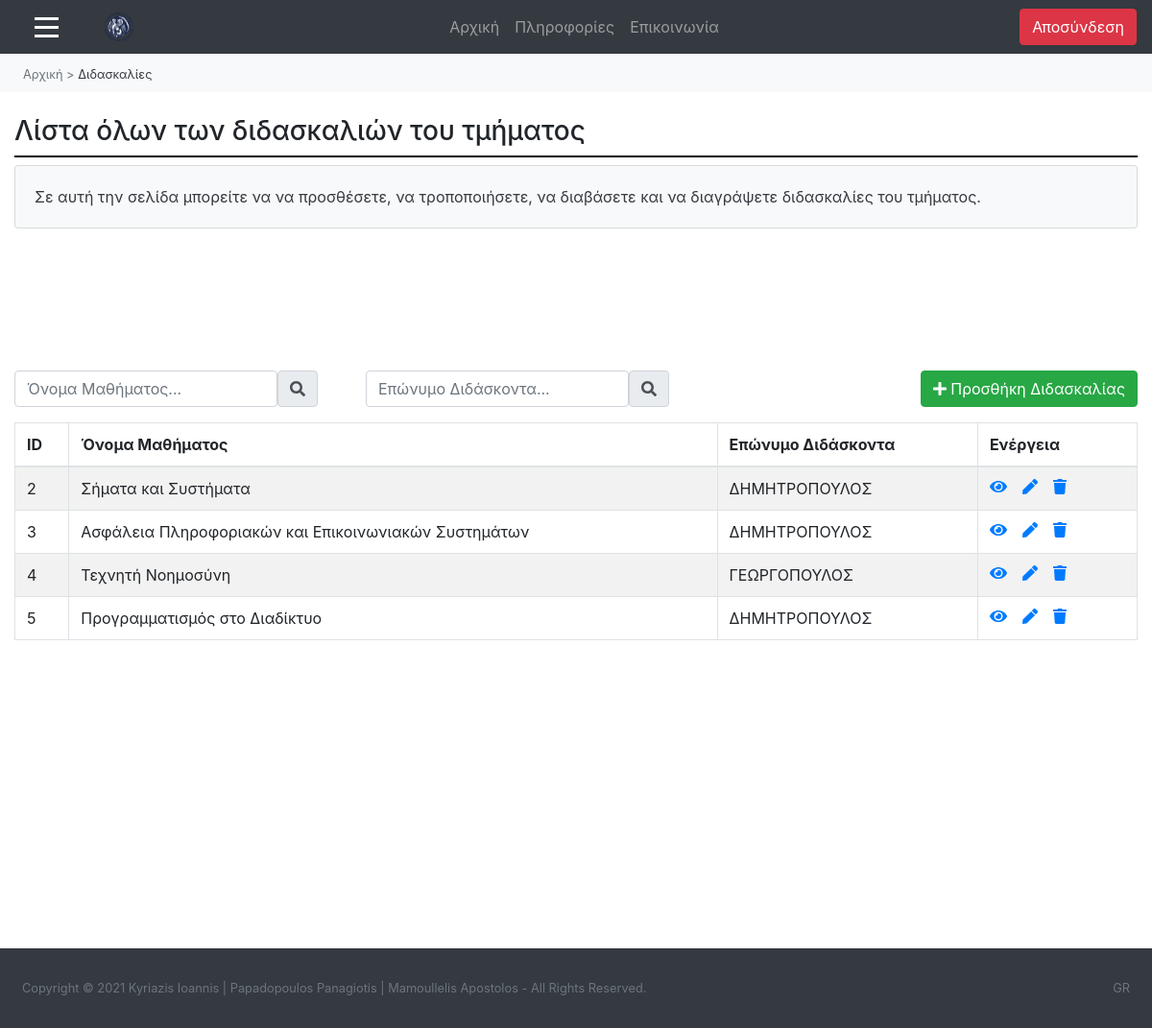
/ergasia-theorias/diaxeiristis-didaskalies.php (signed in), run on the app's committed database.
### tables this page shows
CREATE TABLE `didaskalia` (
  `id_didaskalias` int(10) NOT NULL,
  `id_mathimatos` varchar(10) NOT NULL,
  `etos_didaskalias` int(4) NOT NULL,
  `eksamino_didaskalias` int(2) NOT NULL,
  `id_didaskonta` varchar(10) NOT NULL,
  `varostheorias` double DEFAULT NULL,
  `varosergastiriou` double DEFAULT NULL,
  `periorismostheorias` double DEFAULT NULL,
  `periorismosergastiriou` double DEFAULT NULL
);

CREATE TABLE `mathima` (
  `id_mathimatos` varchar(10) NOT NULL,
  `onoma_mathimatos` varchar(100) NOT NULL,
  `perigrafi_mathimatos` varchar(5000) DEFAULT NULL,
  `proapaitoumenamathimata` varchar(5000) DEFAULT NULL
);

CREATE TABLE `didaskon` (
  `id_didaskonta` varchar(10) NOT NULL,
  `email_didaskonta` varchar(50) NOT NULL,
  `onoma_didaskonta` varchar(50) NOT NULL,
  `eponimo_didaskonta` varchar(50) NOT NULL,
  `vathmida_didaskonta` varchar(50) NOT NULL
);

### ergasia-theorias/diaxeiristis-didaskalies.php (the view, shortened to what this page needs)
<html>
<head>
        <link rel="stylesheet" href="style.css"/>
		<link rel="stylesheet" href="https://maxcdn.bootstrapcdn.com/bootstrap/4.5.2/css/bootstrap.min.css">
		<link rel="stylesheet" href="https://maxcdn.bootstrapcdn.com/bootstrap/4.0.0/css/bootstrap.min.css">
		<link href="https://cdn.datatables.net/1.10.20/css/dataTables.bootstrap4.min.css" rel="stylesheet" />
</head>
<?php
 include "diaxeiristis-elegxos.php";
?>
<body>
<nav class="navbar navbar-expand-md bg-dark navbar-dark">
  <span class="" style="font-size:25px; cursor:pointer;" onclick="openNav()"><div class="symvolo-menu"></div>
																			<div class="symvolo-menu"></div>
																			<div class="symvolo-menu"></div></span>
  <a class="navbar-brand ml-5" href="diaxeiristis-arxiki.php">
	<img <img src="photos/foto_panepistimiou.png" width="30" height="30" alt="">
  </a>
  <div class="collapse navbar-collapse" id="collapse_target">
  <ul class="navbar-nav text-center w-100 justify-content-center">
    <li class="nav-item">
      <a class="nav-link" href="diaxeiristis-arxiki.php">Αρχική</a>
    </li>
	<li class="nav-item">
      <a class="nav-link" href="diaxeiristis-plirofories.php">Πληροφορίες</a>
    </li>
	<li class="nav-item">
      <a class="nav-link" href="diaxeiristis-epikoinonia.php">Επικοινωνία</a>
    </li>
  </ul>
  <ul class="nav navbar-nav ml-auto">
      <a href="logout.php" class="btn btn-danger mx-auto">
          <span class="glyphicon glyphicon-log-out"></span> Αποσύνδεση
		</a>
    </ul>
	</div>
</nav>
<nav class="nav text-dark bg-light py-2" name="navigation-menu">
	<ul class="nav pl-4">
		<li class="nav-item">
			<a href="diaxeiristis-arxiki.php" class="text-muted text-decoration-none small">Αρχική</a>
		</li>
		<li class="nav-item">
			<a class="text-muted text-decoration-none small">&nbsp;>&nbsp;</a>
		</li>
		<li class="nav-item active">
			<a class="text-dark text-decoration-none small">Διδασκαλίες</a>
		</li>
	</ul>
</nav>
<body>
<div class="wrapper">
<div class="container-fluid">
	<h3 class="mt-4">Λίστα όλων των διδασκαλιών του τμήματος</h3>
	<div class="grammikatoapotitlo"></div>
		<div class="card bg-light text-dark">
			<div class="card-body">Σε αυτή την σελίδα μπορείτε να να προσθέσετε, να τροποποιήσετε, να διαβάσετε και να διαγράψετε διδασκαλίες του τμήματος.</div>
		</div>
	<div class="row">
                <div class="col-md-12">
                    <div class="mt-5 mb-3 clearfix">
						<div style="padding-top:100px;"></div>
						<div class="input-group">
							<div class="form-outline">
								<input type="text" class="form-control rounded" id="myInput1" onkeyup="myFunction1()" placeholder="Όνομα Μαθήματος...">
							</div>
							<span class="input-group-text" id="search-addon">
								<i class="fas fa-search"></i>
							</span>
							<div style="padding-right:50px;"></div>
							<div class="form-outline">
								<input type="text" class="form-control rounded" id="myInput2" onkeyup="myFunction2()" placeholder="Επώνυμο Διδάσκοντα...">
							</div>
							<span class="input-group-text" id="search-addon">
								<i class="fas fa-search"></i>
							</span>
							<a href="diaxeiristis-didaskalies-prosthiki.php" class="btn btn-success ml-auto"><i class="fa fa-plus"></i> Προσθήκη Διδασκαλίας</a>
						</div>
                    </div>
                    <?php
                    require_once "syndesh-geniki.php";
                    $sql = "select * from didaskalia, didaskon, mathima where didaskalia.id_mathimatos=mathima.id_mathimatos and didaskalia.id_didaskonta=didaskon.id_didaskonta";
                    if($result = mysqli_query($link, $sql)){
                        if(mysqli_num_rows($result) > 0){
                            echo '<table class="table table-bordered table-striped" id="myTable">';
                                echo "<thead>";
                                    echo "<tr>";
                                        echo "<th>ID</th>";
										echo "<th>Όνομα Μαθήματος</th>";
										echo "<th>Επώνυμο Διδάσκοντα</th>";
										echo "<th>Ενέργεια</th>";
                                    echo "</tr>";
                                echo "</thead>";
                                echo "<tbody>";
                                while($row = mysqli_fetch_array($result)){
                                    echo "<tr>";
                                        echo "<td>" . $row['id_didaskalias'] . "</td>";
										echo "<td>" . $row['onoma_mathimatos'] . "</td>";
										echo "<td>" . $row['eponimo_didaskonta'] . "</td>";
                                        echo "<td>";
                                            echo '<a href="diaxeiristis-didaskalies-diavasma.php?id_didaskalias='. $row['id_didaskalias'] .'" class="mr-3" title="Δείτε Περισσότερα" data-toggle="tooltip"><span class="fa fa-eye"></span></a>';
											echo '<a href="diaxeiristis-didaskalies-tropopoiisi.php?id_didaskalias='. $row['id_didaskalias'] .'" class="mr-3" title="Τροποποίηση Στοιχείων" data-toggle="tooltip"><span class="fa fa-pen"></span></a>';
											echo '<a href="diaxeiristis-didaskalies-diagrafi.php?id_didaskalias='. $row['id_didaskalias'] .'" class="mr-3" title="Διαγραφή" data-toggle="tooltip"><span class="fa fa-trash"></span></a>';
                                        echo "</td>";
                                    echo "</tr>";
                                }
                                echo "</tbody>";
                            echo "</table>";
                        } else{
                            echo '<div class="alert alert-danger"><em>Δεν βρέθηκαν διδασκαλίες του τμήματος!</em></div>';
                        }
                    } else{
                        echo "Κάτι πήγε λάθος. Προσπαθήστε ξανα αργότερα";
                    }
                    ?>
                </div>
            </div>
		<div style="padding-top:305px;"></div>
</div>
</div>
<footer class="py-4 bg-dark mt-auto">
    <div class="container-fluid">
        <div class="d-flex small">
            <div class="text-muted p-2">Copyright © 2021 Kyriazis Ioannis | Papadopoulos Panagiotis | Mamoullelis Apostolos - All Rights Reserved.</div>
            <div class="text-muted ml-auto p-2">GR</div>
    </div>
</footer>
</body>
</html>

### ergasia-theorias/style.css (style rules this page uses)
.grammikatoapotitlo { display: block; margin-top: 0.5em; margin-bottom: 0.5em; margin-left: 0px; border-style: inset; border-width: 1px; border: 1px solid #000000; }
.symvolo-menu { width: 25px; height: 3px; background-color: white; margin: 6px 0; margin-left: 20px; }

### ergasia-theorias/diaxeiristis-didaskalies.php (style rules this page uses)
.symvolo-menu { width: 25px; height: 3px; background-color: white; margin: 6px 0; margin-left: 20px; }

### data on the page
didaskalia: id_didaskalias "2", id_mathimatos.onoma_mathimatos "Σήματα και Συστήματα", id_didaskonta.eponimo_didaskonta "ΔΗΜΗΤΡΟΠΟΥΛΟΣ"
didaskalia: id_didaskalias "3", id_mathimatos.onoma_mathimatos "Ασφάλεια Πληροφοριακών και Επικοινωνιακών Συστημάτων", id_didaskonta.eponimo_didaskonta "ΔΗΜΗΤΡΟΠΟΥΛΟΣ"
didaskalia: id_didaskalias "4", id_mathimatos.onoma_mathimatos "Τεχνητή Νοημοσύνη", id_didaskonta.eponimo_didaskonta "ΓΕΩΡΓΟΠΟΥΛΟΣ"
didaskalia: id_didaskalias "5", id_mathimatos.onoma_mathimatos "Προγραμματισμός στο Διαδίκτυο", id_didaskonta.eponimo_didaskonta "ΔΗΜΗΤΡΟΠΟΥΛΟΣ"
